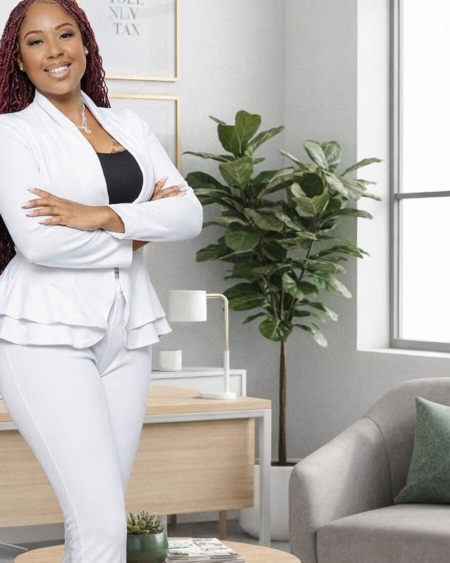
#> input picture assets/img/brittany-office.jpg, 900 x 1125 px (shown at 1/2 size)
$ python -i gen_images.py   (imports and definitions only)
#> lines starting #> are read from the running program, lines starting #| are printed output that depends on the picture
#> further down, picture is the input picture: PIL image 900x1125 RGB; mean R, G, B 179.7, 175.8, 170.5
"""
Generates the site's abstract background artwork in the Royal Wealth Empire
brand palette (deep emerald + teal + gold), sampled directly from the client's
logo, banner and flyers:

    emerald  #042A28 / #0A2423 / #17413E
    teal     #095458 / #17828B
    gold     #B9904F / #D0A660 / #E4D0A9
    cream    #F7F2EA

Photography and flyers are the client's own files (see prep_assets.sh) —
this script only produces the gradient/texture layers behind them.
"""
import math, os, random
from PIL import Image, ImageDraw, ImageFilter, ImageChops

OUT = os.path.join(os.path.dirname(__file__), "..", "assets", "img")
# [1 line not run here, left out]

INK      = (4, 14, 13)      # near-black emerald
GREEN_D  = (7, 34, 32)      # page background
GREEN_M  = (10, 42, 40)
GREEN_L  = (23, 65, 62)
TEAL_D   = (9, 84, 88)
TEAL     = (23, 130, 139)
GOLD     = (208, 166, 96)
GOLD_L   = (228, 208, 169)


def lerp(a, b, t):
    return tuple(int(a[i] + (b[i] - a[i]) * t) for i in range(3))


# [77 lines left out: functions base_gradient, radial_glow, deco_lines, deco_arcs, bokeh, not called in this run]


def grain(img, amount=8, seed=3):
#> called with amount = 8, seed = 3
    w, h = img.size
#> w = 900; h = 1125
    noise = Image.effect_noise((w, h), amount).convert("L")
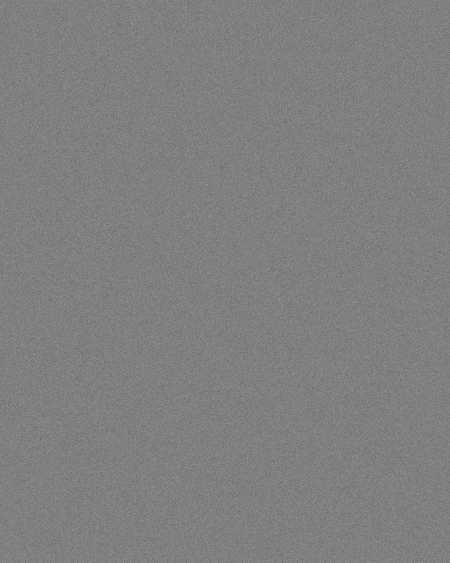
#> noise: PIL image 900x1125 L (shown at 1/2 size); min 85, max 165, mean 127.5
    noise = noise.point(lambda v: 128 + (v - 128) * 0.45)
    return ImageChops.overlay(img, noise.convert("RGB")).convert("RGB")


# [25 lines left out: functions vignette, compose, not called in this run]


# ------------------------------------------------------------- home page hero
# [30 lines not run here, left out]

>>> from PIL import Image
>>> picture = Image.open('../assets/img/brittany-office.jpg')
>>> result = grain(picture)
